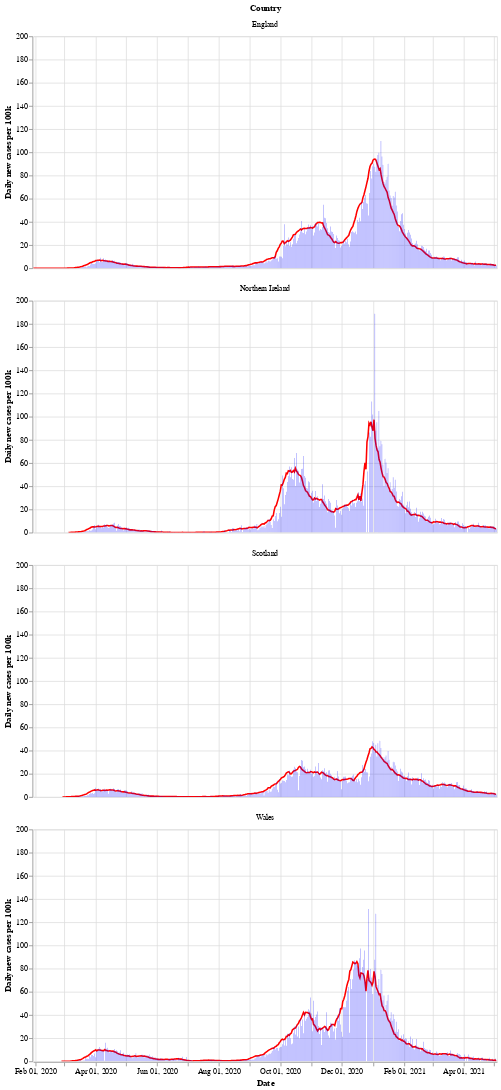

Source (notebook cell):
### Markdown cell above
Next is a bar chart of the number of new cases in each country (per 100k population), with the 7 day moving average of cases. Again we see that Wales saw a longer period of raising and falling cases compared to the other countries.

After a period of cases falling, each nation is now seeing a rise in the number of cases - especially in Wales.

### Code cell
# collapse
bars = alt.Chart(uk_cases).mark_bar().encode(
    x=alt.X("yearmonthdate(date):T", axis=alt.Axis(title='Date')),
    y=alt.Y("newCasesRate:Q", axis=alt.Axis(title='Daily new cases per 100k')),
    tooltip='newCasesRate',
    color=alt.condition(
        alt.datum.dailyChange > 0,
        alt.value("orange"),  # The positive color
        alt.value("blue")  # The negative color
    )
).properties(title='New cases per 100k population with rolling 7 day average', width=600).interactive()
line = alt.Chart(uk_cases).mark_line(
    color='red',
    size=2,
).transform_window(
    rolling_mean='mean(newCasesRate)',
    frame=[0, 7],
    groupby=['areaName']
).encode(
    x='yearmonthdate(date):T',
    y='rolling_mean:Q'
)
alt.layer(line, bars, data=uk_cases).facet(alt.Row('areaName', title='Country'), columns=1)

### Figure 1 — Vega-Lite specification as saved in the notebook (floating-point values rounded to 4 significant figures; data arrays with more than 128 entries replaced by an {"elided": "..."} marker saying what was removed)
{"config": {"view": {"continuousWidth": 400, "continuousHeight": 300}}, "data": {"name": "data-394e440017e95219e9c306a1d246cb3f"}, "facet": {"type": "nominal", "field": "areaName", "title": "Country"}, "spec": {"layer": [{"mark": {"type": "line", "color": "red", "size": 2}, "encoding": {"x": {"type": "temporal", "field": "date", "timeUnit": "yearmonthdate"}, "y": {"type": "quantitative", "field": "rolling_mean"}}, "transform": [{"window": [{"op": "mean", "field": "newCasesRate", "as": "rolling_mean"}], "frame": [0, 7], "groupby": ["areaName"]}]}, {"mark": "bar", "encoding": {"color": {"condition": {"value": "orange", "test": "(datum.dailyChange > 0)"}, "value": "blue"}, "tooltip": {"type": "quantitative", "field": "newCasesRate"}, "x": {"type": "temporal", "axis": {"title": "Date"}, "field": "date", "timeUnit": "yearmonthdate"}, "y": {"type": "quantitative", "axis": {"title": "Daily new cases per 100k"}, "field": "newCasesRate"}}, "selection": {"selector002": {"type": "interval", "bind": "scales", "encodings": ["x", "y"]}}, "title": "New cases per 100k population with rolling 7 day average", "width": 600}]}, "columns": 1, "$schema": "https://vega.github.io/schema/vega-lite/v4.8.1.json", "datasets": {"data-394e440017e95219e9c306a1d246cb3f": {"elided": "1748 records"}}}
